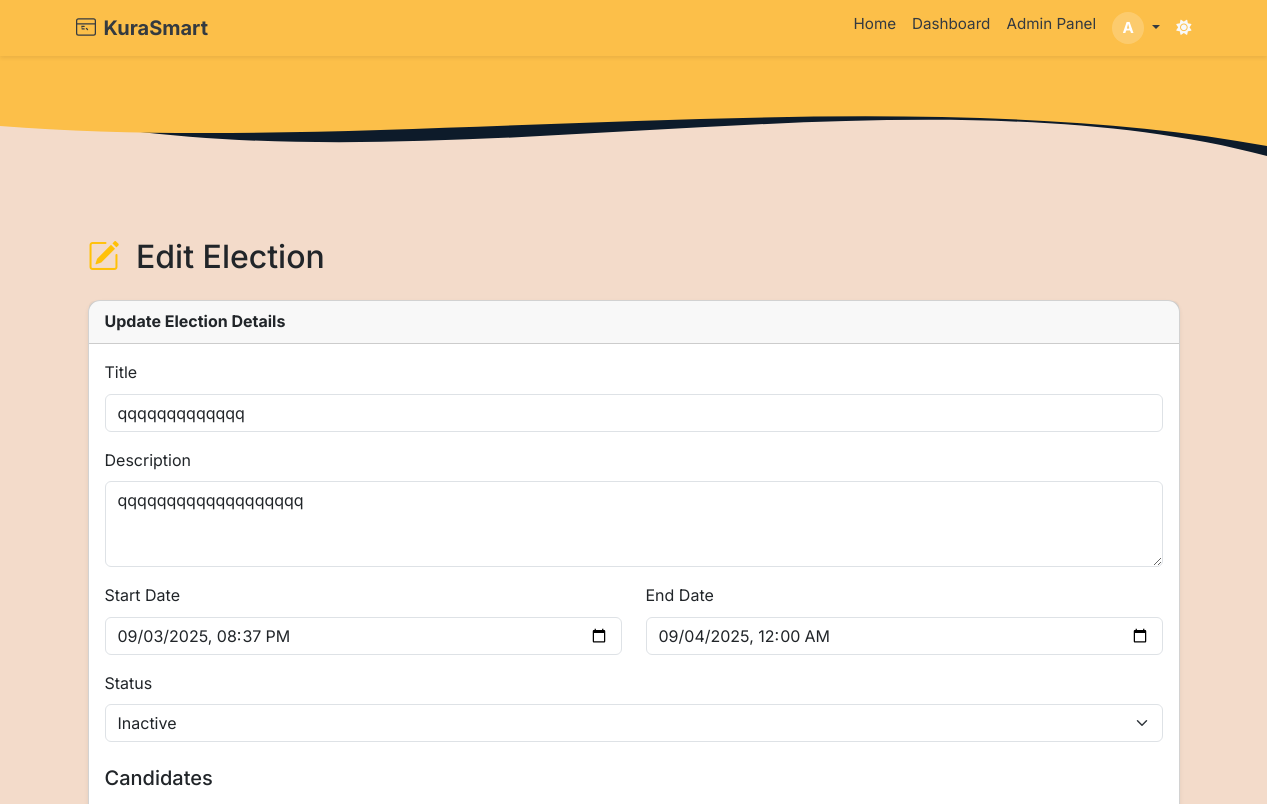
/admin/elections/1/edit (signed in, upper part), run on an earlier commit of the app's database.
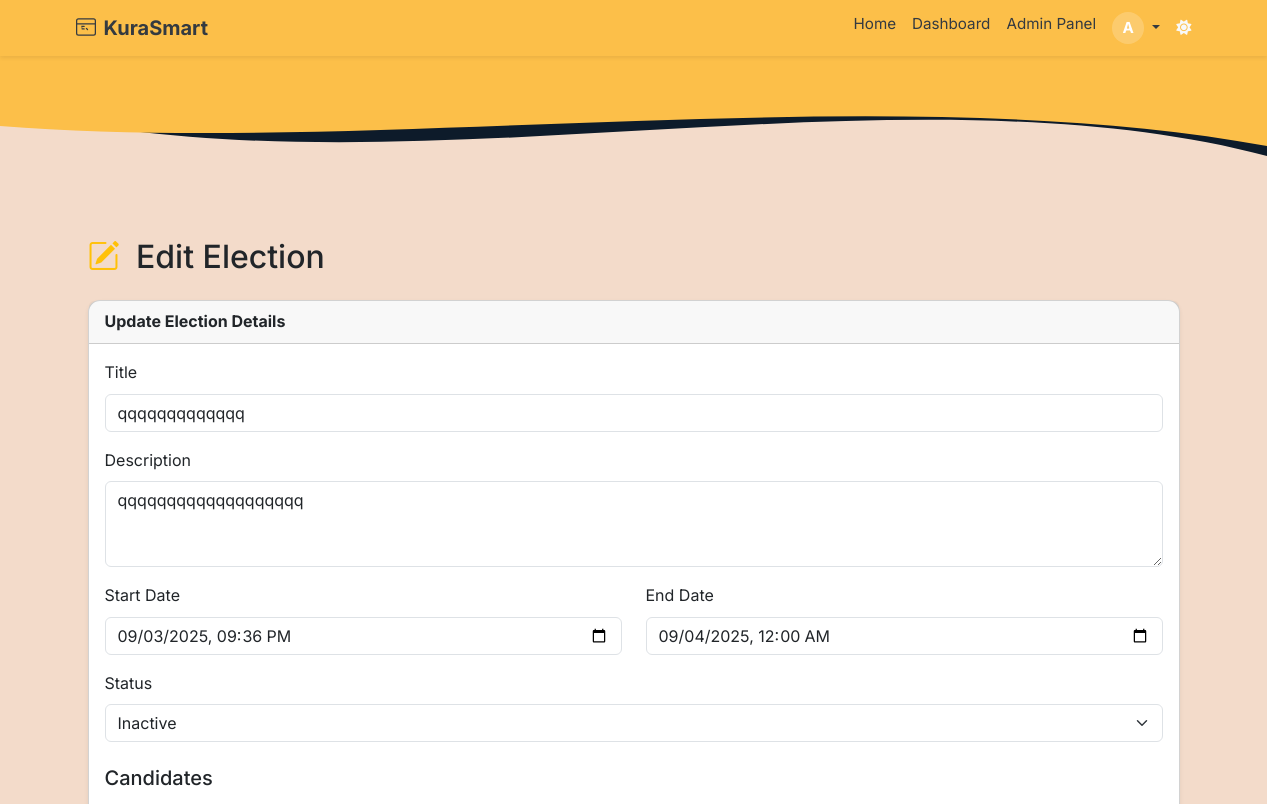
And on a later commit of the database.
### app/models.py (models this page shows, shortened)
class Election(db.Model):
    __tablename__ = 'election'
    id = db.Column(db.Integer, primary_key=True)
    title = db.Column(db.String(255), nullable=False)
    description = db.Column(db.Text)
    start_date = db.Column(db.DateTime(timezone=True), nullable=False)
    end_date = db.Column(db.DateTime(timezone=True), nullable=False)
    is_active = db.Column(db.Boolean, default=True)
    status = db.Column(db.Enum(ElectionStatusEnum), nullable=False, default=ElectionStatusEnum.INACTIVE)
    created_at = db.Column(db.DateTime(timezone=True), default=lambda: datetime.now(ZoneInfo("UTC")))
    updated_at = db.Column(db.DateTime(timezone=True), onupdate=lambda: datetime.now(ZoneInfo("UTC")))
    deactivated_by = db.Column(db.Integer, db.ForeignKey('users.id'))
    candidates = db.relationship('Candidate', back_populates='election', lazy='select')
    positions = db.relationship('Position', back_populates='election', lazy='select', cascade="all, delete-orphan")
    votes = db.relationship('Vote', back_populates='election', lazy='select')

### app/routes/web_auth.py (the view, shortened to what this page needs)
@admin_web_bp.route('/elections/<int:election_id>/edit', methods=['GET', 'POST'])
@login_required
def edit_election(election_id):
    if not current_user.is_superadmin:
        abort(403)
    local_tz = ZoneInfo("Africa/Nairobi")
    now_local = datetime.now(local_tz)
    current_datetime = now_local.strftime('%Y-%m-%dT%H:%M')
    election = Election.query.options(
        joinedload(Election.candidates)
    ).get_or_404(election_id)
    if election.end_date and election.status != ElectionStatusEnum.ENDED:
        election_end = election.end_date
        if election_end.tzinfo is None:
            election_end = election_end.replace(tzinfo=local_tz)
        if now_local >= election_end:
            election.status = ElectionStatusEnum.ENDED
            db.session.commit()
    if request.method == "GET":
        form = ElectionForm(obj=election)
        form.candidates.entries = []
        form.start_date.data = (
            election.start_date.replace(tzinfo=None)
            if election.start_date else None
        )
        form.end_date.data = (
            election.end_date.replace(tzinfo=None)
            if election.end_date else None
        )
        for candidate in election.candidates:
            entry = form.candidates.append_entry()
            entry.form.original_candidate = candidate
            entry.form.full_name.data = candidate.full_name
            entry.form.party_name.data = candidate.party_name
            entry.form.manifesto.data = candidate.manifesto
            entry.form.position.data = candidate.position
            entry.form.election_id.data = str(election.id)
            entry.form.candidate_id.data = str(candidate.id)
            entry.form.existing_photo = candidate.profile_photo or "default_profile.png"
        if request.args.get("add_candidate"):
            form.candidates.append_entry()
        return render_template(
            "admin/edit_election.html",
            form=form,
            election=election,
            current_datetime=current_datetime,
            now=now_local
        )

### app/forms/forms.py (shortened to what this page needs)
class ElectionForm(FlaskForm):
    title = StringField("Title", validators=[DataRequired()])
    description = TextAreaField("Description")
    start_date = DateTimeLocalField(
        "Start Date", format="%Y-%m-%dT%H:%M", validators=[DataRequired()]
    )
    end_date = DateTimeLocalField(
        "End Date", format="%Y-%m-%dT%H:%M", validators=[DataRequired()]
    )
    status = SelectField(
        "Status",
        choices=[(e.value, e.name.title()) for e in ElectionStatusEnum],
        validators=[DataRequired()],
        coerce=str,
    )
    candidates = FieldList(FormField(CandidateForm), min_entries=1)
    submit = SubmitField("Save Changes")
    LOCAL_TZ = ZoneInfo("Africa/Nairobi")

### app/routes/web_auth.py (called while the page is built)
@admin_web_bp.context_processor
def inject_notifications():
    if current_user.is_authenticated:
        unread_notifications = Notification.query.filter_by(user_id=current_user.id, read=False).order_by(Notification.created_at.desc()).all()
        return dict(unread_notifications=unread_notifications)
    return dict(unread_notifications=[])

### app/templates/admin/edit_election.html (shortened to what this page needs)
{% extends "base.html" %}
{% block content %}
<div class="container mt-4">
  <h2 class="mb-4">
    <i class="bi bi-pencil-square me-2 text-warning"></i>
    Edit Election
  </h2>
  <div class="card shadow-sm" data-aos="fade-up">
    <div class="card-header fw-bold">Update Election Details</div>
    <div class="card-body">
      <form method="POST" id="election-form" enctype="multipart/form-data" novalidate>
        <div class="mb-3">
          {{ form.title.label(class="form-label") }}
          {{ form.title(class="form-control", placeholder="Enter election title") }}
        </div>
        <div class="mb-3">
          {{ form.description.label(class="form-label") }}
          {{ form.description(class="form-control", rows=3) }}
        </div>
        <div class="row">
          <div class="col-md-6 mb-3">
            {{ form.start_date.label(class="form-label") }}
            {{ form.start_date(class="form-control") }}
          </div>
          <div class="col-md-6 mb-3">
            {{ form.end_date.label(class="form-label") }}
            {{ form.end_date(class="form-control") }}
          </div>
        </div>
        {% if current_user.is_superadmin %}
        <div class="mb-3">
          {{ form.status.label(class="form-label") }}
          {{ form.status(class="form-select") }}
        </div>
        {% endif %}
        <h5 class="mt-4">Candidates</h5>
      </form>
    </div>
  </div>
</div>
{% endblock %}

What changed in the data, as far as the page shows it:
changed Election "qqqqqqqqqqqqq": start_date "09/03/2025 20:37" → "09/03/2025 21:36"
